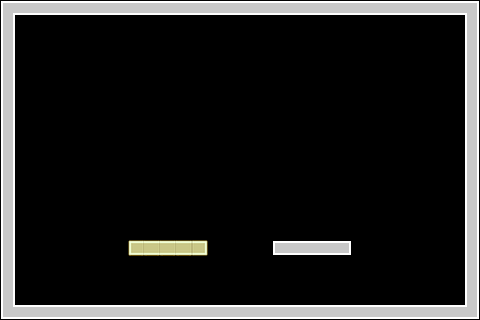

Tiled map render using the project's own tile images. Description and the map definition, with tile-layer contents summarised, below:
An orthogonal 30x20 tile map with 16x16 px tiles, 2 tile layers (bricks, solidbricks), 2 tilesets and 10 objects (6x PowerUpSpawnPoint, diagonalFlyerSpawnPoint, SpawnPoint, TimeBomb, ExitDoor).

<map version="1.0" orientation="orthogonal" width="30" height="20" tilewidth="16" tileheight="16">
 <tileset firstgid="1" name="TileSetTemplate" tilewidth="16" tileheight="16">
  <image source="TileSetTemplate.png" width="64" height="64" />
 </tileset>
 <tileset firstgid="17" name="TileSetTemplateSolid" tilewidth="16" tileheight="16">
  <image source="TileSetTemplateSolid.png" width="64" height="64" />
 </tileset>
 <layer name="bricks" width="30" height="20">
  <data>[600 cells, 101 non-empty, 8 distinct tile ids]</data>
 </layer>
 <layer name="solidbricks" width="30" height="20">
  <data>[600 cells, 5 non-empty, 3 distinct tile ids]</data>
 </layer>
 <objectgroup name="Objects" width="30" height="20">
  <object name="diagonalFlyerSpawnPoint" x="244" y="99">
   <properties>
    <property name="diagonalFlyerSpawnPoint" value="1" />
   </properties>
  </object>
  <object name="PowerUpSpawnPoint" x="159" y="185">
   <properties>
    <property name="PowerUpSpawnPoint" value="0" />
   </properties>
  </object>
  <object name="PowerUpSpawnPoint" x="311" y="186">
   <properties>
    <property name="PowerUpSpawnPoint" value="2" />
   </properties>
  </object>
  <object name="PowerUpSpawnPoint" x="238" y="184">
   <properties>
    <property name="PowerUpSpawnPoint" value="1" />
   </properties>
  </object>
  <object name="PowerUpSpawnPoint" x="166" y="287">
   <properties>
    <property name="PowerUpSpawnPoint" value="3" />
   </properties>
  </object>
  <object name="PowerUpSpawnPoint" x="312" y="288">
   <properties>
    <property name="PowerUpSpawnPoint" value="4" />
   </properties>
  </object>
  <object name="PowerUpSpawnPoint" x="414" y="244">
   <properties>
    <property name="PowerUpSpawnPoint" value="5" />
   </properties>
  </object>
  <object name="SpawnPoint" x="57" y="287">
   <properties>
    <property name="SpawnPoint" value="1" />
   </properties>
  </object>
  <object name="TimeBomb" x="163" y="224">
   <properties>
    <property name="TimeBomb" value="1" />
   </properties>
  </object>
  <object name="ExitDoor" x="311" y="218">
   <properties>
    <property name="ExitDoor" value="1" />
   </properties>
  </object>
 </objectgroup>
</map>
